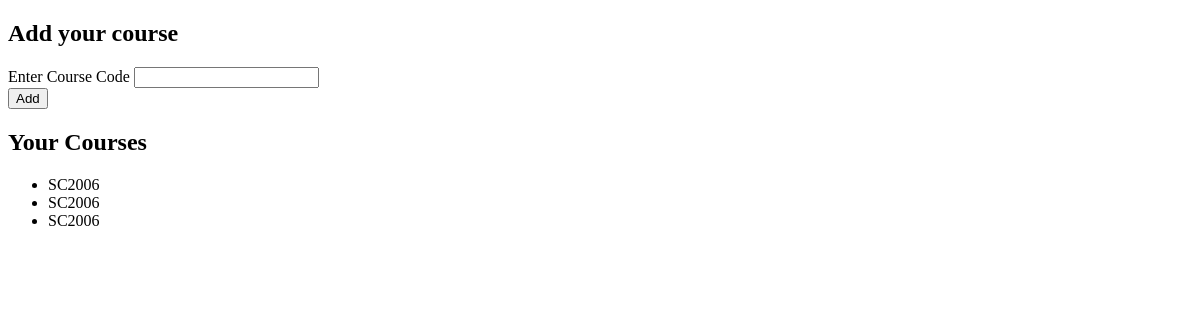
/main (signed in), run on an earlier commit of the app's database.
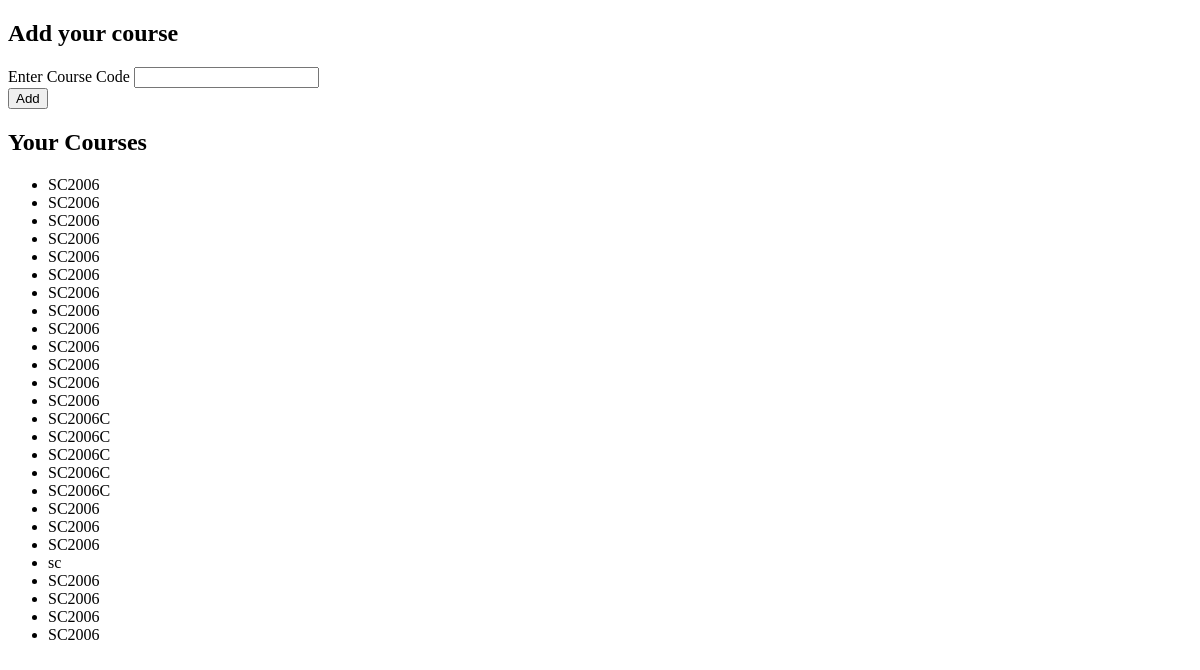
And on a later commit of the database.
### SimplyStars/models.py (models this page shows)
class CourseCode(db.Model):
    __tablename__ = 'course_code'
    id = db.Column(db.Integer, primary_key=True)
    course_code = db.Column(db.String(100), nullable=False)
    user = db.Column(db.Integer, db.ForeignKey('user.id'), nullable=False)

### SimplyStars/route.py (the view, shortened to what this page needs)
@app.route('/main', methods=['GET', 'POST'])
def main_page():
    form = CourseCodeForm()
    scraped_html = None
    user_courses = CourseCode.query.filter_by(user=current_user.id).all()
    return render_template('main.html', form=form, user_courses=user_courses, scraped_html=scraped_html)

### SimplyStars/forms.py
class CourseCodeForm(FlaskForm):
    course_code = StringField(label="Enter Course Code", validators=[DataRequired()])
    add = SubmitField("Add")

### SimplyStars/models.py (called while the page is built)
@login_manager.user_loader
def load_user(user_id):
    return User.query.get(int(user_id))

### SimplyStars/templates/main.html (shortened to what this page needs)
<!DOCTYPE html>
<html lang="en">
<head>
</head>
<body>
    <div class="login-container">
        <h2>Add your course</h2>
        <form id="courseForm" method="POST">
            <div class="form-group">
                {{ form.course_code.label() }}
                {{ form.course_code() }}
            </div>
            <div class="form-group">
                {{ form.add() }}
            </div>
        </form>
    </div>
    <div class="Course List">
        <h2>Your Courses</h2>
        <ul>
            {% for course in user_courses %}
            <li>{{ course.course_code }}</li>
            {% endfor %}
        </ul>
    </div>
</body>
</html>

What changed in the data, as far as the page shows it:
added CourseCode: course_code "SC2006"
added CourseCode: course_code "SC2006"
added CourseCode: course_code "SC2006"
added CourseCode: course_code "SC2006"
added CourseCode: course_code "SC2006"
added CourseCode: course_code "SC2006"
added CourseCode: course_code "SC2006"
added CourseCode: course_code "SC2006"
added CourseCode: course_code "SC2006"
added CourseCode: course_code "SC2006"
added CourseCode: course_code "SC2006C"
added CourseCode: course_code "SC2006C"
added CourseCode: course_code "SC2006C"
added CourseCode: course_code "SC2006C"
added CourseCode: course_code "SC2006C"
added CourseCode: course_code "SC2006"
added CourseCode: course_code "SC2006"
added CourseCode: course_code "SC2006"
added CourseCode: course_code "sc"
added CourseCode: course_code "SC2006"
added CourseCode: course_code "SC2006"
added CourseCode: course_code "SC2006"
added CourseCode: course_code "SC2006"
